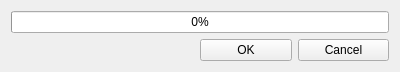
<?xml version="1.0" encoding="UTF-8"?>
<ui version="4.0">
 <class>SaveImgWidget</class>
 <widget class="QWidget" name="SaveImgWidget">
  <property name="geometry">
   <rect>
    <x>0</x>
    <y>0</y>
    <width>400</width>
    <height>71</height>
   </rect>
  </property>
  <property name="windowTitle">
   <string>Form</string>
  </property>
  <layout class="QVBoxLayout" name="verticalLayout_2">
   <item>
    <layout class="QVBoxLayout" name="verticalLayout">
     <item>
      <widget class="QProgressBar" name="progressBar">
       <property name="maximum">
        <number>1000</number>
       </property>
       <property name="value">
        <number>0</number>
       </property>
       <property name="alignment">
        <set>Qt::AlignCenter</set>
       </property>
      </widget>
     </item>
     <item>
      <layout class="QHBoxLayout" name="horizontalLayout" stretch="2,1,1">
       <item>
        <widget class="QLabel" name="masklabel">
         <property name="text">
          <string/>
         </property>
        </widget>
       </item>
       <item>
        <widget class="QPushButton" name="OKButton">
         <property name="text">
          <string>OK</string>
         </property>
        </widget>
       </item>
       <item>
        <widget class="QPushButton" name="CancelButton">
         <property name="text">
          <string>Cancel</string>
         </property>
        </widget>
       </item>
      </layout>
     </item>
    </layout>
   </item>
  </layout>
 </widget>
 <resources/>
 <connections/>
</ui>
